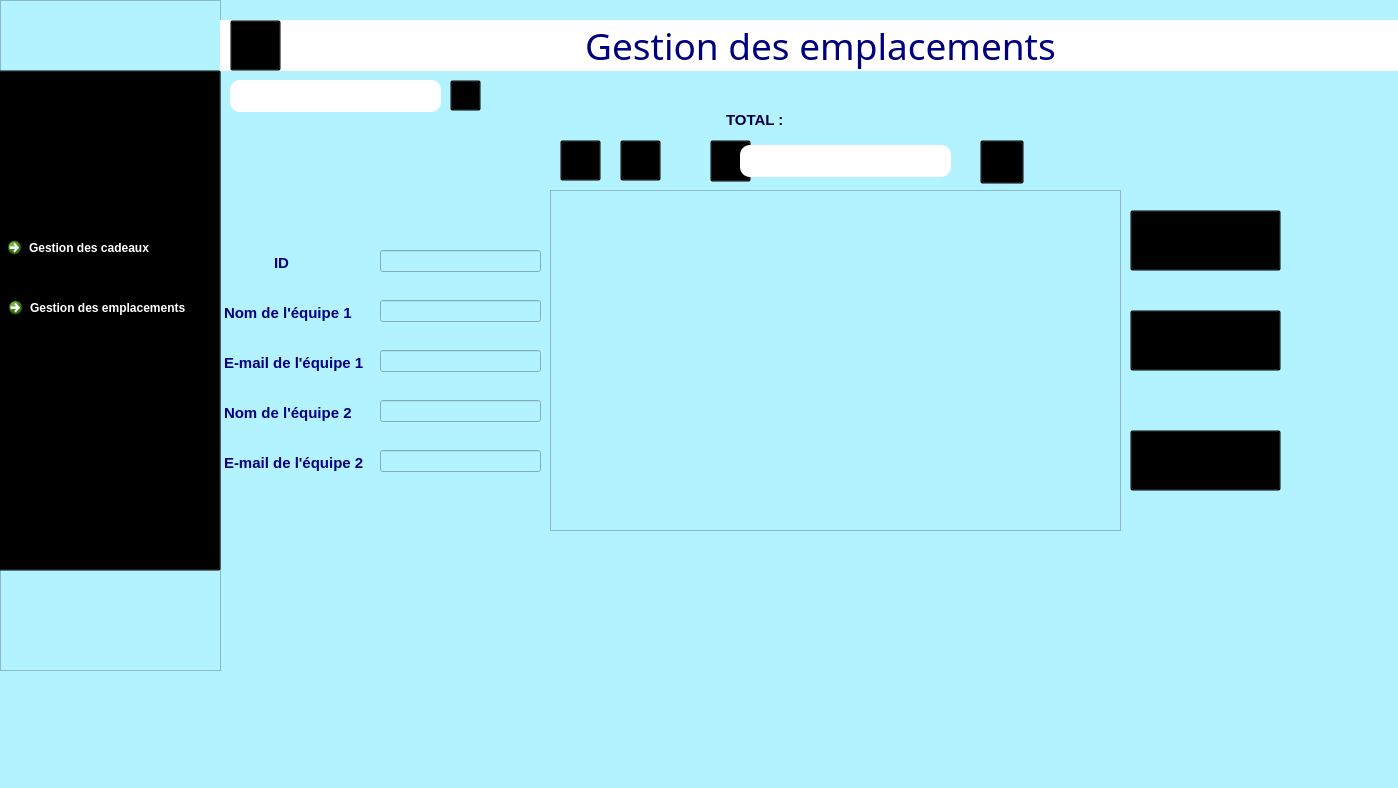
<?xml version="1.0" encoding="UTF-8"?>
<ui version="4.0">
 <class>gesempl</class>
 <widget class="QDialog" name="gesempl">
  <property name="geometry">
   <rect>
    <x>0</x>
    <y>0</y>
    <width>1398</width>
    <height>788</height>
   </rect>
  </property>
  <property name="windowTitle">
   <string>Dialog</string>
  </property>
  <property name="styleSheet">
   <string notr="true">background-color: rgb(179, 242, 255);
</string>
  </property>
  <widget class="QFrame" name="frame_2">
   <property name="geometry">
    <rect>
     <x>0</x>
     <y>0</y>
     <width>221</width>
     <height>671</height>
    </rect>
   </property>
   <property name="styleSheet">
    <string notr="true">background-image: url(:/back.png);</string>
   </property>
   <property name="frameShape">
    <enum>QFrame::StyledPanel</enum>
   </property>
   <property name="frameShadow">
    <enum>QFrame::Raised</enum>
   </property>
   <widget class="QPushButton" name="pushButton_3">
    <property name="geometry">
     <rect>
      <x>80</x>
      <y>560</y>
      <width>51</width>
      <height>51</height>
     </rect>
    </property>
    <property name="styleSheet">
     <string notr="true">*{
width: 10px;

background-color: transparent;
border-image: url(C:/Users/HP/Desktop/projet/image/exit.png);
background: none;
border: none;
background-repeat: none;
}

*:hover
{
width: 10px;
background-color: transparent;

border-image: url(C:/Users/HP/Desktop/projet/image/exit1.png);
background: none;
border: none;
background-repeat: none;
}</string>
    </property>
    <property name="text">
     <string/>
    </property>
   </widget>
   <widget class="QPushButton" name="pushButton_7">
    <property name="geometry">
     <rect>
      <x>-180</x>
      <y>70</y>
      <width>401</width>
      <height>501</height>
     </rect>
    </property>
    <property name="styleSheet">
     <string notr="true">*{


background-color: transparent;
	background-image: url(:/man.png);

}

*:hover
{

background-color: transparent;

}</string>
    </property>
    <property name="text">
     <string/>
    </property>
   </widget>
   <widget class="QCommandLinkButton" name="commandLinkButton_3">
    <property name="geometry">
     <rect>
      <x>0</x>
      <y>230</y>
      <width>221</width>
      <height>41</height>
     </rect>
    </property>
    <property name="styleSheet">
     <string notr="true">color: rgb(255, 255, 255);</string>
    </property>
    <property name="text">
     <string>Gestion des cadeaux</string>
    </property>
   </widget>
   <widget class="QCommandLinkButton" name="commandLinkButton_4">
    <property name="geometry">
     <rect>
      <x>1</x>
      <y>290</y>
      <width>221</width>
      <height>41</height>
     </rect>
    </property>
    <property name="styleSheet">
     <string notr="true">color: rgb(255, 255, 255);</string>
    </property>
    <property name="text">
     <string>Gestion des emplacements</string>
    </property>
   </widget>
  </widget>
  <widget class="QLabel" name="label">
   <property name="geometry">
    <rect>
     <x>220</x>
     <y>20</y>
     <width>1181</width>
     <height>51</height>
    </rect>
   </property>
   <property name="font">
    <font>
     <family>Berlin Sans FB</family>
     <pointsize>28</pointsize>
    </font>
   </property>
   <property name="styleSheet">
    <string notr="true">background-color: rgb(255, 255, 255);
color: rgb(0, 0, 127);</string>
   </property>
   <property name="text">
    <string>                                      Gestion des emplacements</string>
   </property>
  </widget>
  <widget class="QTextEdit" name="textEdit">
   <property name="enabled">
    <bool>false</bool>
   </property>
   <property name="geometry">
    <rect>
     <x>220</x>
     <y>300</y>
     <width>151</width>
     <height>45</height>
    </rect>
   </property>
   <property name="styleSheet">
    <string notr="true">*
{
background:transparent;
border:none
}</string>
   </property>
   <property name="html">
    <string>&lt;!DOCTYPE HTML PUBLIC &quot;-//W3C//DTD HTML 4.0//EN&quot; &quot;http://www.w3.org/TR/REC-html40/strict.dtd&quot;&gt;
&lt;html&gt;&lt;head&gt;&lt;meta name=&quot;qrichtext&quot; content=&quot;1&quot; /&gt;&lt;style type=&quot;text/css&quot;&gt;
p, li { white-space: pre-wrap; }
&lt;/style&gt;&lt;/head&gt;&lt;body style=&quot; font-family:'MS Shell Dlg 2'; font-size:8.25pt; font-weight:400; font-style:normal;&quot;&gt;
&lt;p style=&quot; margin-top:0px; margin-bottom:0px; margin-left:0px; margin-right:0px; -qt-block-indent:0; text-indent:0px;&quot;&gt;&lt;span style=&quot; font-size:11pt; font-weight:600; color:#00007f;&quot;&gt;Nom de l'équipe 1&lt;/span&gt;&lt;/p&gt;&lt;/body&gt;&lt;/html&gt;</string>
   </property>
  </widget>
  <widget class="QTextEdit" name="textEdit_2">
   <property name="enabled">
    <bool>false</bool>
   </property>
   <property name="geometry">
    <rect>
     <x>220</x>
     <y>350</y>
     <width>191</width>
     <height>45</height>
    </rect>
   </property>
   <property name="styleSheet">
    <string notr="true">*
{
background:transparent;
border:none
}</string>
   </property>
   <property name="html">
    <string>&lt;!DOCTYPE HTML PUBLIC &quot;-//W3C//DTD HTML 4.0//EN&quot; &quot;http://www.w3.org/TR/REC-html40/strict.dtd&quot;&gt;
&lt;html&gt;&lt;head&gt;&lt;meta name=&quot;qrichtext&quot; content=&quot;1&quot; /&gt;&lt;style type=&quot;text/css&quot;&gt;
p, li { white-space: pre-wrap; }
&lt;/style&gt;&lt;/head&gt;&lt;body style=&quot; font-family:'MS Shell Dlg 2'; font-size:8.25pt; font-weight:400; font-style:normal;&quot;&gt;
&lt;p style=&quot; margin-top:0px; margin-bottom:0px; margin-left:0px; margin-right:0px; -qt-block-indent:0; text-indent:0px;&quot;&gt;&lt;span style=&quot; font-size:11pt; font-weight:600; color:#00007f;&quot;&gt;E-mail de l'équipe 1&lt;/span&gt;&lt;/p&gt;&lt;/body&gt;&lt;/html&gt;</string>
   </property>
  </widget>
  <widget class="QTextEdit" name="textEdit_4">
   <property name="enabled">
    <bool>false</bool>
   </property>
   <property name="geometry">
    <rect>
     <x>220</x>
     <y>450</y>
     <width>181</width>
     <height>45</height>
    </rect>
   </property>
   <property name="styleSheet">
    <string notr="true">*
{
background:transparent;
border:none
}</string>
   </property>
   <property name="html">
    <string>&lt;!DOCTYPE HTML PUBLIC &quot;-//W3C//DTD HTML 4.0//EN&quot; &quot;http://www.w3.org/TR/REC-html40/strict.dtd&quot;&gt;
&lt;html&gt;&lt;head&gt;&lt;meta name=&quot;qrichtext&quot; content=&quot;1&quot; /&gt;&lt;style type=&quot;text/css&quot;&gt;
p, li { white-space: pre-wrap; }
&lt;/style&gt;&lt;/head&gt;&lt;body style=&quot; font-family:'MS Shell Dlg 2'; font-size:8.25pt; font-weight:400; font-style:normal;&quot;&gt;
&lt;p style=&quot; margin-top:0px; margin-bottom:0px; margin-left:0px; margin-right:0px; -qt-block-indent:0; text-indent:0px;&quot;&gt;&lt;span style=&quot; font-size:11pt; font-weight:600; color:#00007f;&quot;&gt;E-mail de l'équipe 2	&lt;/span&gt;&lt;/p&gt;&lt;/body&gt;&lt;/html&gt;</string>
   </property>
  </widget>
  <widget class="QTextEdit" name="textEdit_5">
   <property name="enabled">
    <bool>false</bool>
   </property>
   <property name="geometry">
    <rect>
     <x>220</x>
     <y>400</y>
     <width>151</width>
     <height>45</height>
    </rect>
   </property>
   <property name="styleSheet">
    <string notr="true">*
{
background:transparent;
border:none
}</string>
   </property>
   <property name="html">
    <string>&lt;!DOCTYPE HTML PUBLIC &quot;-//W3C//DTD HTML 4.0//EN&quot; &quot;http://www.w3.org/TR/REC-html40/strict.dtd&quot;&gt;
&lt;html&gt;&lt;head&gt;&lt;meta name=&quot;qrichtext&quot; content=&quot;1&quot; /&gt;&lt;style type=&quot;text/css&quot;&gt;
p, li { white-space: pre-wrap; }
&lt;/style&gt;&lt;/head&gt;&lt;body style=&quot; font-family:'MS Shell Dlg 2'; font-size:8.25pt; font-weight:400; font-style:normal;&quot;&gt;
&lt;p style=&quot; margin-top:0px; margin-bottom:0px; margin-left:0px; margin-right:0px; -qt-block-indent:0; text-indent:0px;&quot;&gt;&lt;span style=&quot; font-size:11pt; font-weight:600; color:#00007f;&quot;&gt;Nom de l'équipe 2&lt;/span&gt;&lt;/p&gt;&lt;/body&gt;&lt;/html&gt;</string>
   </property>
  </widget>
  <widget class="QLineEdit" name="email2">
   <property name="geometry">
    <rect>
     <x>380</x>
     <y>450</y>
     <width>161</width>
     <height>22</height>
    </rect>
   </property>
  </widget>
  <widget class="QLineEdit" name="nomeq1">
   <property name="geometry">
    <rect>
     <x>380</x>
     <y>300</y>
     <width>161</width>
     <height>22</height>
    </rect>
   </property>
  </widget>
  <widget class="QLineEdit" name="email1">
   <property name="geometry">
    <rect>
     <x>380</x>
     <y>350</y>
     <width>161</width>
     <height>22</height>
    </rect>
   </property>
  </widget>
  <widget class="QLineEdit" name="nomeq2">
   <property name="geometry">
    <rect>
     <x>380</x>
     <y>400</y>
     <width>161</width>
     <height>22</height>
    </rect>
   </property>
  </widget>
  <widget class="QTableView" name="tablemp">
   <property name="geometry">
    <rect>
     <x>550</x>
     <y>190</y>
     <width>571</width>
     <height>341</height>
    </rect>
   </property>
  </widget>
  <widget class="QPushButton" name="print">
   <property name="geometry">
    <rect>
     <x>620</x>
     <y>140</y>
     <width>41</width>
     <height>41</height>
    </rect>
   </property>
   <property name="styleSheet">
    <string notr="true">*{


background-color: transparent;
border-image: url(C:/qt/projetcpp/img/print.png);

}

*:hover
{

background-color: transparent;


}</string>
   </property>
   <property name="text">
    <string/>
   </property>
  </widget>
  <widget class="QPushButton" name="up">
   <property name="geometry">
    <rect>
     <x>980</x>
     <y>140</y>
     <width>44</width>
     <height>44</height>
    </rect>
   </property>
   <property name="styleSheet">
    <string notr="true">*{


background-color: transparent;
	background-image: url(:/triup.png);

}

*:hover
{

background-color: transparent;


}</string>
   </property>
   <property name="text">
    <string/>
   </property>
  </widget>
  <widget class="QPushButton" name="pushButton_8">
   <property name="geometry">
    <rect>
     <x>710</x>
     <y>140</y>
     <width>41</width>
     <height>42</height>
    </rect>
   </property>
   <property name="styleSheet">
    <string notr="true">*{


background-color: transparent;
border-image: url(C:/qt/projetcpp/img/cherchbtn.png);

}

*:hover
{

background-color: transparent;

border-image: url(C:/qt/projetcpp/img/cherchbtnpr.png);

}</string>
   </property>
   <property name="text">
    <string/>
   </property>
  </widget>
  <widget class="QLineEdit" name="idr">
   <property name="geometry">
    <rect>
     <x>740</x>
     <y>145</y>
     <width>211</width>
     <height>32</height>
    </rect>
   </property>
   <property name="styleSheet">
    <string notr="true">*{
background-color:white; 
border: none; 
border-radius: 10px; 
padding: 0 8px; 
selection-background-color: white; 
 font-size: 16px;
}</string>
   </property>
  </widget>
  <widget class="QPushButton" name="reloadd">
   <property name="geometry">
    <rect>
     <x>560</x>
     <y>140</y>
     <width>41</width>
     <height>41</height>
    </rect>
   </property>
   <property name="styleSheet">
    <string notr="true">*{


background-color: transparent;
border-image: url(C:/qt/projetcpp/img/reload.png);

}

*:hover
{

background-color: transparent;


}</string>
   </property>
   <property name="text">
    <string/>
   </property>
  </widget>
  <widget class="QPushButton" name="modifier_cadeau">
   <property name="geometry">
    <rect>
     <x>1130</x>
     <y>310</y>
     <width>151</width>
     <height>61</height>
    </rect>
   </property>
   <property name="styleSheet">
    <string notr="true">*{


background-color: transparent;
border-image: url(C:/qt/projetcpp/img/modifbtn.png);

}

*:hover
{

background-color: transparent;


}</string>
   </property>
   <property name="text">
    <string/>
   </property>
  </widget>
  <widget class="QPushButton" name="supprimer_cadeau">
   <property name="geometry">
    <rect>
     <x>1130</x>
     <y>430</y>
     <width>151</width>
     <height>61</height>
    </rect>
   </property>
   <property name="styleSheet">
    <string notr="true">*{


background-color: transparent;
border-image: url(C:/qt/projetcpp/img/suppbtn.png);

}

*:hover
{

background-color: transparent;


}</string>
   </property>
   <property name="text">
    <string/>
   </property>
  </widget>
  <widget class="QLineEdit" name="mailbox">
   <property name="geometry">
    <rect>
     <x>230</x>
     <y>80</y>
     <width>211</width>
     <height>32</height>
    </rect>
   </property>
   <property name="styleSheet">
    <string notr="true">*{
background-color:white; 
border: none; 
	color: rgb(0, 0, 81);
border-radius: 10px; 
padding: 0 8px; 
selection-background-color: white; 
 font-size: 16px;
}</string>
   </property>
  </widget>
  <widget class="QPushButton" name="maiil">
   <property name="geometry">
    <rect>
     <x>450</x>
     <y>80</y>
     <width>31</width>
     <height>31</height>
    </rect>
   </property>
   <property name="styleSheet">
    <string notr="true">*{


background-color: transparent;
border-image: url(C:/Qt/projetcpp/img/mail.png);

}

*:hover
{

background-color: transparent;


}</string>
   </property>
   <property name="text">
    <string/>
   </property>
  </widget>
  <widget class="QPushButton" name="home">
   <property name="geometry">
    <rect>
     <x>230</x>
     <y>20</y>
     <width>51</width>
     <height>51</height>
    </rect>
   </property>
   <property name="styleSheet">
    <string notr="true">*{


background-color: transparent;
	border-image: url(:/acceuil.png);

}

*:hover
{

background-color: transparent;
	border-image: url(:/acceuilpr.png);


}</string>
   </property>
   <property name="text">
    <string/>
   </property>
  </widget>
  <widget class="QLineEdit" name="id">
   <property name="geometry">
    <rect>
     <x>380</x>
     <y>250</y>
     <width>161</width>
     <height>22</height>
    </rect>
   </property>
  </widget>
  <widget class="QTextEdit" name="textEdit_3">
   <property name="enabled">
    <bool>false</bool>
   </property>
   <property name="geometry">
    <rect>
     <x>270</x>
     <y>250</y>
     <width>31</width>
     <height>45</height>
    </rect>
   </property>
   <property name="styleSheet">
    <string notr="true">*
{
background:transparent;
border:none
}</string>
   </property>
   <property name="html">
    <string>&lt;!DOCTYPE HTML PUBLIC &quot;-//W3C//DTD HTML 4.0//EN&quot; &quot;http://www.w3.org/TR/REC-html40/strict.dtd&quot;&gt;
&lt;html&gt;&lt;head&gt;&lt;meta name=&quot;qrichtext&quot; content=&quot;1&quot; /&gt;&lt;style type=&quot;text/css&quot;&gt;
p, li { white-space: pre-wrap; }
&lt;/style&gt;&lt;/head&gt;&lt;body style=&quot; font-family:'MS Shell Dlg 2'; font-size:8.25pt; font-weight:400; font-style:normal;&quot;&gt;
&lt;p style=&quot; margin-top:0px; margin-bottom:0px; margin-left:0px; margin-right:0px; -qt-block-indent:0; text-indent:0px;&quot;&gt;&lt;span style=&quot; font-size:11pt; font-weight:600; color:#00007f;&quot;&gt;ID&lt;/span&gt;&lt;/p&gt;&lt;/body&gt;&lt;/html&gt;</string>
   </property>
  </widget>
  <widget class="QPushButton" name="pushButton_5">
   <property name="geometry">
    <rect>
     <x>1130</x>
     <y>210</y>
     <width>151</width>
     <height>61</height>
    </rect>
   </property>
   <property name="styleSheet">
    <string notr="true">*{


background-color: transparent;
border-image: url(C:/qt/projetcpp/img/ajout.png);

}

*:hover
{

background-color: transparent;

}</string>
   </property>
   <property name="text">
    <string/>
   </property>
  </widget>
  <widget class="QLabel" name="nbr">
   <property name="geometry">
    <rect>
     <x>790</x>
     <y>110</y>
     <width>51</width>
     <height>21</height>
    </rect>
   </property>
   <property name="font">
    <font>
     <pointsize>14</pointsize>
    </font>
   </property>
   <property name="text">
    <string/>
   </property>
  </widget>
  <widget class="QLabel" name="label_2">
   <property name="geometry">
    <rect>
     <x>726</x>
     <y>110</y>
     <width>61</width>
     <height>20</height>
    </rect>
   </property>
   <property name="font">
    <font>
     <pointsize>11</pointsize>
     <weight>75</weight>
     <bold>true</bold>
    </font>
   </property>
   <property name="styleSheet">
    <string notr="true">color: rgb(0, 0, 75);</string>
   </property>
   <property name="text">
    <string>TOTAL :</string>
   </property>
  </widget>
 </widget>
 <resources/>
 <connections/>
</ui>
